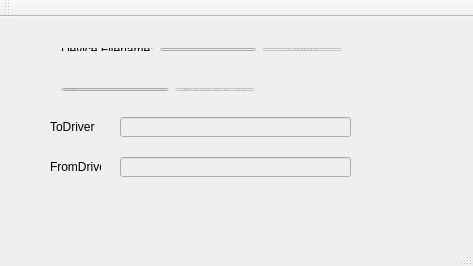
<?xml version="1.0" encoding="UTF-8"?>
<ui version="4.0">
 <class>MainWindow</class>
 <widget class="QMainWindow" name="MainWindow">
  <property name="geometry">
   <rect>
    <x>0</x>
    <y>0</y>
    <width>473</width>
    <height>266</height>
   </rect>
  </property>
  <property name="windowTitle">
   <string>IOCTooL</string>
  </property>
  <widget class="QWidget" name="centralWidget">
   <widget class="QWidget" name="layoutWidget">
    <property name="geometry">
     <rect>
      <x>50</x>
      <y>60</y>
      <width>216</width>
      <height>25</height>
     </rect>
    </property>
    <layout class="QHBoxLayout" name="horizontalLayout_2">
     <item>
      <widget class="QLineEdit" name="txtBoxIOCTL">
       <property name="enabled">
        <bool>false</bool>
       </property>
       <property name="text">
        <string>0x</string>
       </property>
      </widget>
     </item>
     <item>
      <widget class="QPushButton" name="btnSendIOCTL">
       <property name="enabled">
        <bool>false</bool>
       </property>
       <property name="text">
        <string>Send IOCTL</string>
       </property>
      </widget>
     </item>
    </layout>
   </widget>
   <widget class="QWidget" name="layoutWidget">
    <property name="geometry">
     <rect>
      <x>50</x>
      <y>20</y>
      <width>303</width>
      <height>25</height>
     </rect>
    </property>
    <layout class="QHBoxLayout" name="horizontalLayout">
     <item>
      <widget class="QLabel" name="label">
       <property name="text">
        <string>Device Filename:</string>
       </property>
       <property name="buddy">
        <cstring>txtBoxDeviceFileName</cstring>
       </property>
      </widget>
     </item>
     <item>
      <widget class="QLineEdit" name="txtBoxDeviceFileName">
       <property name="toolTip">
        <string extracomment="ie.  \\.\PhysicalDrive0"/>
       </property>
      </widget>
     </item>
     <item>
      <widget class="QPushButton" name="btnOpenClose">
       <property name="enabled">
        <bool>false</bool>
       </property>
       <property name="text">
        <string>Open</string>
       </property>
      </widget>
     </item>
    </layout>
   </widget>
   <widget class="QLineEdit" name="lineEdit_2">
    <property name="enabled">
     <bool>false</bool>
    </property>
    <property name="geometry">
     <rect>
      <x>120</x>
      <y>140</y>
      <width>231</width>
      <height>20</height>
     </rect>
    </property>
    <property name="readOnly">
     <bool>true</bool>
    </property>
   </widget>
   <widget class="QLabel" name="label_2">
    <property name="geometry">
     <rect>
      <x>50</x>
      <y>100</y>
      <width>46</width>
      <height>20</height>
     </rect>
    </property>
    <property name="text">
     <string>ToDriver</string>
    </property>
   </widget>
   <widget class="QLabel" name="label_3">
    <property name="geometry">
     <rect>
      <x>50</x>
      <y>140</y>
      <width>51</width>
      <height>20</height>
     </rect>
    </property>
    <property name="text">
     <string>FromDriver</string>
    </property>
   </widget>
   <widget class="QLineEdit" name="lineEdit">
    <property name="enabled">
     <bool>false</bool>
    </property>
    <property name="geometry">
     <rect>
      <x>120</x>
      <y>100</y>
      <width>231</width>
      <height>20</height>
     </rect>
    </property>
   </widget>
   <zorder>layoutWidget</zorder>
   <zorder>layoutWidget</zorder>
   <zorder>lineEdit</zorder>
   <zorder>lineEdit_2</zorder>
   <zorder>label_2</zorder>
   <zorder>label_3</zorder>
   <zorder>label_2</zorder>
   <zorder>label_3</zorder>
   <zorder>lineEdit_2</zorder>
  </widget>
  <widget class="QMenuBar" name="menuBar">
   <property name="geometry">
    <rect>
     <x>0</x>
     <y>0</y>
     <width>473</width>
     <height>21</height>
    </rect>
   </property>
  </widget>
  <widget class="QToolBar" name="mainToolBar">
   <attribute name="toolBarArea">
    <enum>TopToolBarArea</enum>
   </attribute>
   <attribute name="toolBarBreak">
    <bool>false</bool>
   </attribute>
  </widget>
  <widget class="QStatusBar" name="statusBar"/>
 </widget>
 <layoutdefault spacing="6" margin="11"/>
 <tabstops>
  <tabstop>txtBoxDeviceFileName</tabstop>
  <tabstop>btnOpenClose</tabstop>
  <tabstop>txtBoxIOCTL</tabstop>
  <tabstop>btnSendIOCTL</tabstop>
 </tabstops>
 <resources/>
 <connections/>
</ui>
